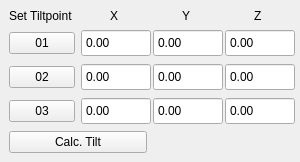
  <widget class="QDockWidget" name="tilt_correction_dockWidget">
   <property name="enabled">
    <bool>true</bool>
   </property>
   <property name="sizePolicy">
    <sizepolicy hsizetype="Preferred" vsizetype="Preferred">
     <horstretch>0</horstretch>
     <verstretch>0</verstretch>
    </sizepolicy>
   </property>
   <property name="maximumSize">
    <size>
     <width>300</width>
     <height>524287</height>
    </size>
   </property>
   <property name="windowTitle">
    <string>Tilt correction</string>
   </property>
   <attribute name="dockWidgetArea">
    <number>8</number>
   </attribute>
   <widget class="QWidget" name="dockWidgetContents_6">
    <layout class="QGridLayout" name="gridLayout_2">
     <item row="0" column="0">
      <layout class="QGridLayout" name="gridLayout">
       <item row="4" column="0" colspan="2">
        <widget class="QPushButton" name="calc_tilt_pushButton">
         <property name="text">
          <string>Calc. Tilt</string>
         </property>
        </widget>
       </item>
       <item row="2" column="0">
        <widget class="QPushButton" name="tilt_set_02_pushButton">
         <property name="maximumSize">
          <size>
           <width>70</width>
           <height>16777215</height>
          </size>
         </property>
         <property name="text">
          <string>02</string>
         </property>
        </widget>
       </item>
       <item row="3" column="0">
        <widget class="QPushButton" name="tilt_set_03_pushButton">
         <property name="maximumSize">
          <size>
           <width>70</width>
           <height>16777215</height>
          </size>
         </property>
         <property name="text">
          <string>03</string>
         </property>
        </widget>
       </item>
       <item row="1" column="1">
        <widget class="ScienDSpinBox" name="tilt_01_x_pos_doubleSpinBox">
         <property name="enabled">
          <bool>true</bool>
         </property>
         <property name="minimumSize">
          <size>
           <width>70</width>
           <height>28</height>
          </size>
         </property>
         <property name="maximumSize">
          <size>
           <width>50</width>
           <height>16777215</height>
          </size>
         </property>
         <property name="readOnly">
          <bool>true</bool>
         </property>
         <property name="buttonSymbols">
          <enum>QAbstractSpinBox::NoButtons</enum>
         </property>
         <property name="decimals">
          <number>2</number>
         </property>
         <property name="maximum">
          <double>200.000000000000000</double>
         </property>
        </widget>
       </item>
       <item row="1" column="0">
        <widget class="QPushButton" name="tilt_set_01_pushButton">
         <property name="maximumSize">
          <size>
           <width>70</width>
           <height>16777215</height>
          </size>
         </property>
         <property name="text">
          <string>01</string>
         </property>
        </widget>
       </item>
       <item row="0" column="0">
        <widget class="QLabel" name="tiltpoint_label">
         <property name="text">
          <string>Set Tiltpoint :</string>
         </property>
        </widget>
       </item>
       <item row="1" column="2">
        <widget class="ScienDSpinBox" name="tilt_01_y_pos_doubleSpinBox">
         <property name="enabled">
          <bool>true</bool>
         </property>
         <property name="minimumSize">
          <size>
           <width>70</width>
           <height>28</height>
          </size>
         </property>
         <property name="maximumSize">
          <size>
           <width>50</width>
           <height>16777215</height>
          </size>
         </property>
         <property name="readOnly">
          <bool>true</bool>
         </property>
         <property name="buttonSymbols">
          <enum>QAbstractSpinBox::NoButtons</enum>
         </property>
         <property name="decimals">
          <number>2</number>
         </property>
         <property name="maximum">
          <double>200.000000000000000</double>
         </property>
        </widget>
       </item>
       <item row="0" column="1" alignment="Qt::AlignHCenter">
        <widget class="QLabel" name="tilt_x_label">
         <property name="text">
          <string>X</string>
         </property>
        </widget>
       </item>
       <item row="2" column="1">
        <widget class="ScienDSpinBox" name="tilt_02_x_pos_doubleSpinBox">
         <property name="enabled">
          <bool>true</bool>
         </property>
         <property name="minimumSize">
          <size>
           <width>70</width>
           <height>28</height>
          </size>
         </property>
         <property name="maximumSize">
          <size>
           <width>50</width>
           <height>16777215</height>
          </size>
         </property>
         <property name="readOnly">
          <bool>true</bool>
         </property>
         <property name="buttonSymbols">
          <enum>QAbstractSpinBox::NoButtons</enum>
         </property>
         <property name="decimals">
          <number>2</number>
         </property>
         <property name="maximum">
          <double>200.000000000000000</double>
         </property>
        </widget>
       </item>
       <item row="3" column="3">
        <widget class="ScienDSpinBox" name="tilt_03_z_pos_doubleSpinBox">
         <property name="enabled">
          <bool>true</bool>
         </property>
         <property name="minimumSize">
          <size>
           <width>70</width>
           <height>28</height>
          </size>
         </property>
         <property name="maximumSize">
          <size>
           <width>50</width>
           <height>16777215</height>
          </size>
         </property>
         <property name="readOnly">
          <bool>true</bool>
         </property>
         <property name="buttonSymbols">
          <enum>QAbstractSpinBox::NoButtons</enum>
         </property>
         <property name="decimals">
          <number>2</number>
         </property>
         <property name="minimum">
          <double>-100.000000000000000</double>
         </property>
         <property name="maximum">
          <double>100.000000000000000</double>
         </property>
        </widget>
       </item>
       <item row="1" column="3">
        <widget class="ScienDSpinBox" name="tilt_01_z_pos_doubleSpinBox">
         <property name="enabled">
          <bool>true</bool>
         </property>
         <property name="minimumSize">
          <size>
           <width>70</width>
           <height>28</height>
          </size>
         </property>
         <property name="maximumSize">
          <size>
           <width>50</width>
           <height>16777215</height>
          </size>
         </property>
         <property name="readOnly">
          <bool>true</bool>
         </property>
         <property name="buttonSymbols">
          <enum>QAbstractSpinBox::NoButtons</enum>
         </property>
         <property name="decimals">
          <number>2</number>
         </property>
         <property name="minimum">
          <double>-100.000000000000000</double>
         </property>
         <property name="maximum">
          <double>100.000000000000000</double>
         </property>
        </widget>
       </item>
       <item row="3" column="1">
        <widget class="ScienDSpinBox" name="tilt_03_x_pos_doubleSpinBox">
         <property name="enabled">
          <bool>true</bool>
         </property>
         <property name="minimumSize">
          <size>
           <width>70</width>
           <height>28</height>
          </size>
         </property>
         <property name="maximumSize">
          <size>
           <width>50</width>
           <height>16777215</height>
          </size>
         </property>
         <property name="readOnly">
          <bool>true</bool>
         </property>
         <property name="buttonSymbols">
          <enum>QAbstractSpinBox::NoButtons</enum>
         </property>
         <property name="decimals">
          <number>2</number>
         </property>
         <property name="maximum">
          <double>200.000000000000000</double>
         </property>
        </widget>
       </item>
       <item row="3" column="2">
        <widget class="ScienDSpinBox" name="tilt_03_y_pos_doubleSpinBox">
         <property name="enabled">
          <bool>true</bool>
         </property>
         <property name="sizePolicy">
          <sizepolicy hsizetype="Minimum" vsizetype="Fixed">
           <horstretch>0</horstretch>
           <verstretch>0</verstretch>
          </sizepolicy>
         </property>
         <property name="minimumSize">
          <size>
           <width>70</width>
           <height>28</height>
          </size>
         </property>
         <property name="maximumSize">
          <size>
           <width>50</width>
           <height>16777215</height>
          </size>
         </property>
         <property name="readOnly">
          <bool>true</bool>
         </property>
         <property name="buttonSymbols">
          <enum>QAbstractSpinBox::NoButtons</enum>
         </property>
         <property name="decimals">
          <number>2</number>
         </property>
         <property name="maximum">
          <double>200.000000000000000</double>
         </property>
        </widget>
       </item>
       <item row="2" column="3">
        <widget class="ScienDSpinBox" name="tilt_02_z_pos_doubleSpinBox">
         <property name="enabled">
          <bool>true</bool>
         </property>
         <property name="minimumSize">
          <size>
           <width>70</width>
           <height>28</height>
          </size>
         </property>
         <property name="maximumSize">
          <size>
           <width>50</width>
           <height>16777215</height>
          </size>
         </property>
         <property name="readOnly">
          <bool>true</bool>
         </property>
         <property name="buttonSymbols">
          <enum>QAbstractSpinBox::NoButtons</enum>
         </property>
         <property name="decimals">
          <number>2</number>
         </property>
         <property name="minimum">
          <double>-100.000000000000000</double>
         </property>
         <property name="maximum">
          <double>100.000000000000000</double>
         </property>
        </widget>
       </item>
       <item row="2" column="2">
        <widget class="ScienDSpinBox" name="tilt_02_y_pos_doubleSpinBox">
         <property name="enabled">
          <bool>true</bool>
         </property>
         <property name="minimumSize">
          <size>
           <width>70</width>
           <height>28</height>
          </size>
         </property>
         <property name="maximumSize">
          <size>
           <width>50</width>
           <height>16777215</height>
          </size>
         </property>
         <property name="readOnly">
          <bool>true</bool>
         </property>
         <property name="buttonSymbols">
          <enum>QAbstractSpinBox::NoButtons</enum>
         </property>
         <property name="decimals">
          <number>2</number>
         </property>
         <property name="maximum">
          <double>200.000000000000000</double>
         </property>
        </widget>
       </item>
       <item row="0" column="2" alignment="Qt::AlignHCenter">
        <widget class="QLabel" name="tilt_y_label">
         <property name="text">
          <string>Y</string>
         </property>
        </widget>
       </item>
       <item row="0" column="3" alignment="Qt::AlignHCenter">
        <widget class="QLabel" name="tilt_z_label">
         <property name="text">
          <string>Z</string>
         </property>
        </widget>
       </item>
      </layout>
     </item>
    </layout>
   </widget>
  </widget>
